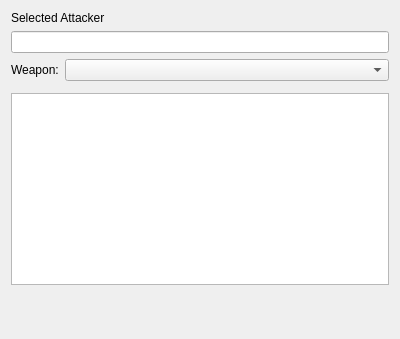
<?xml version="1.0" encoding="UTF-8"?>
<ui version="4.0">
 <class>CombattantView</class>
 <widget class="QWidget" name="CombattantView">
  <property name="geometry">
   <rect>
    <x>0</x>
    <y>0</y>
    <width>400</width>
    <height>339</height>
   </rect>
  </property>
  <property name="windowTitle">
   <string>Form</string>
  </property>
  <layout class="QVBoxLayout" name="verticalLayout_2">
   <item>
    <layout class="QVBoxLayout" name="verticalLayout">
     <item>
      <widget class="QLabel" name="label">
       <property name="sizePolicy">
        <sizepolicy hsizetype="Preferred" vsizetype="Minimum">
         <horstretch>0</horstretch>
         <verstretch>0</verstretch>
        </sizepolicy>
       </property>
       <property name="text">
        <string>Selected Attacker</string>
       </property>
      </widget>
     </item>
     <item>
      <widget class="QLineEdit" name="lineEdit"/>
     </item>
    </layout>
   </item>
   <item>
    <layout class="QHBoxLayout" name="horizontalLayout">
     <item>
      <widget class="QLabel" name="label_2">
       <property name="sizePolicy">
        <sizepolicy hsizetype="Preferred" vsizetype="Preferred">
         <horstretch>0</horstretch>
         <verstretch>0</verstretch>
        </sizepolicy>
       </property>
       <property name="text">
        <string>Weapon:</string>
       </property>
      </widget>
     </item>
     <item>
      <widget class="QComboBox" name="comboBox">
       <property name="sizePolicy">
        <sizepolicy hsizetype="MinimumExpanding" vsizetype="Fixed">
         <horstretch>0</horstretch>
         <verstretch>0</verstretch>
        </sizepolicy>
       </property>
      </widget>
     </item>
    </layout>
   </item>
   <item>
    <widget class="cWeaponView" name="widget" native="true"/>
   </item>
   <item>
    <widget class="QTreeView" name="treeView"/>
   </item>
   <item>
    <spacer name="verticalSpacer">
     <property name="orientation">
      <enum>Qt::Vertical</enum>
     </property>
     <property name="sizeHint" stdset="0">
      <size>
       <width>20</width>
       <height>40</height>
      </size>
     </property>
    </spacer>
   </item>
  </layout>
 </widget>
 <customwidgets>
  <customwidget>
   <class>cWeaponView</class>
   <extends>QWidget</extends>
   <header>cWeaponView.h</header>
   <container>1</container>
  </customwidget>
 </customwidgets>
 <resources/>
 <connections/>
</ui>
